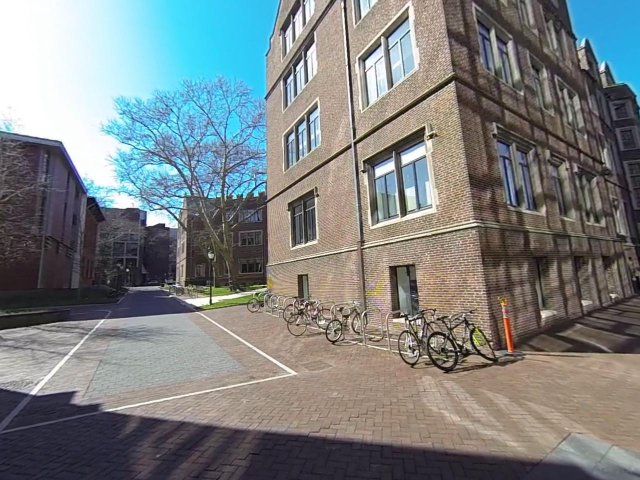
#> input picture StructureFromMotion/Data/3.jpg, 1280 x 960 px, given in place of 1399381473388387.png, which was not available (shown at 1/2 size)
$ python LinearTriangulation.py
#> lines starting #> are read from the running program, lines starting #| are printed output that depends on the picture; pictures that were not available may be replaced by others from this repository, and a replacement may not be noted
import numpy as np
import cv2
from EssentialMatrixFromFundamentalMatrix import *
from ExtractCameraPose import *


def LinearTriangulation(proj1, proj2, corr):
    # Least square
    x1 = corr[:,0,0]
    y1 = corr[:,0,1]
    x2 = corr[:,1,0]
    y2 = corr[:,1,1]

    row1 = y1[:, None] * proj1[2] - proj1[1]
    row2 = proj1[0] - x1[:, None] * proj1[2]
    row3 = y2[:, None] * proj2[2] - proj2[1]
    row4 = proj2[0] - x2[:, None] * proj2[2]

    A = np.stack([row1, row2, row3, row4], axis=1)
    u, s, vh = np.linalg.svd(A, full_matrices=True)
    corr_3d = vh[:, -1]
    corr_3d /= corr_3d[..., -1][..., None]

    return corr_3d

def LinearTriangulation2(corrPts, imgPts, cur_proj, proj_set, cameraId, K):
    proj1 = np.matmul(K, proj_set[cameraId])

    # Least square
    x1 = corrPts[:,0]
    y1 = corrPts[:,1]
    x2 = imgPts[:,0]
    y2 = imgPts[:,1]

    row1 = y1[:, None] * proj1[:, 2] - proj1[:, 1]
    row2 = proj1[:, 0] - x1[:, None] * proj1[:, 2]
    row3 = y2[:, None] * cur_proj[2] - cur_proj[1]
    row4 = cur_proj[0] - x2[:, None] * cur_proj[2]

    A = np.stack([row1, row2, row3, row4], axis=1)
    u, s, vh = np.linalg.svd(A, full_matrices=True)
    corr_3d = vh[:, -1]
    corr_3d /= corr_3d[..., -1][..., None]
    corr_3d = corr_3d[..., :3]

    return corr_3d[..., :3]

if __name__ == "__main__":
    img1 = cv2.imread('1399381473388387.png', 0) # queryImage
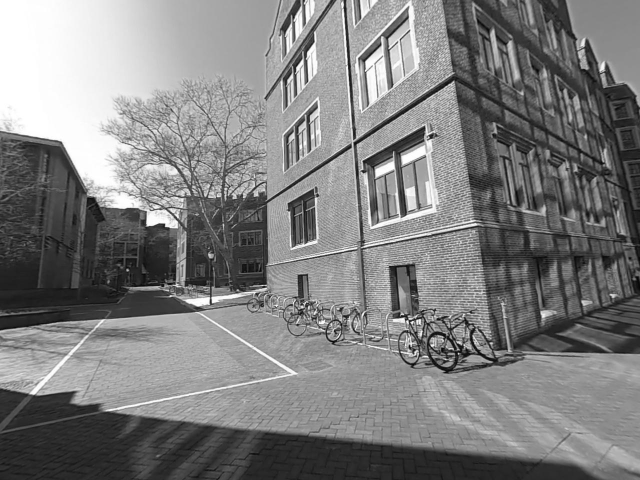
#> img1: shape (960, 1280) (shown at 1/2 size); min 0, max 255, mean 127
    img2 = cv2.imread('1399381473450877.png', 0) # trainImage
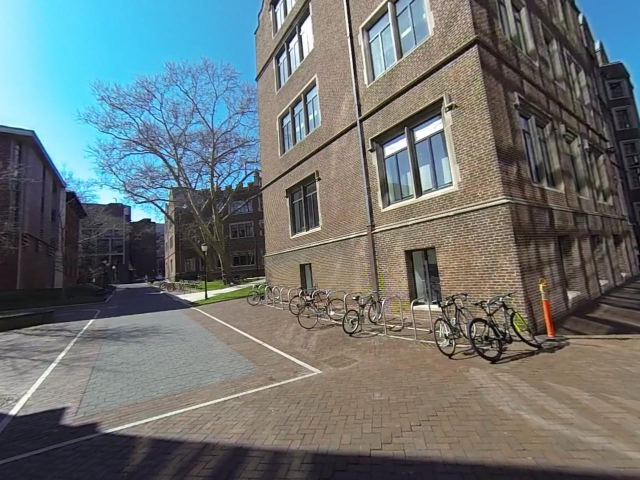
#> input picture StructureFromMotion/Data/4.jpg, 1280 x 960 px, given in place of 1399381473450877.png, which was not available (shown at 1/2 size)
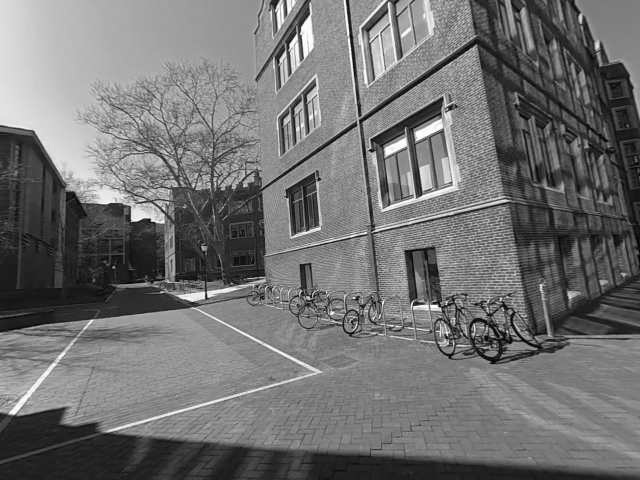
#> img2: shape (960, 1280) (shown at 1/2 size); min 0, max 255, mean 113.2
#> (the run stopped early here; a loop or call above may not have finished)
